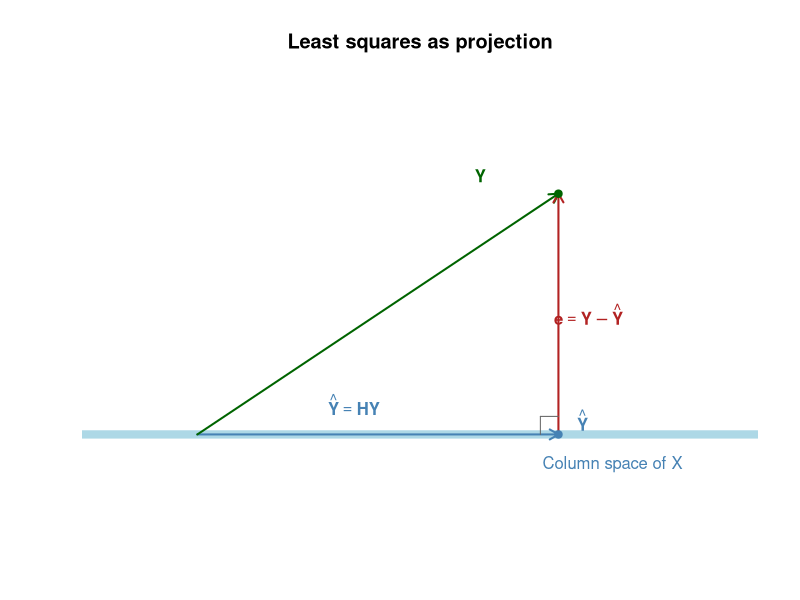

Reproduce this figure in R.
## ---- chunk 1
trees_matrix_fit <- lm(Volume ~ Girth + Height, data = trees)

Y_trees <- as.matrix(trees["Volume"])
X_trees <- model.matrix(trees_matrix_fit)
b_trees <- as.matrix(coef(trees_matrix_fit))

matrix_dimensions <- tibble::tibble(
  object = c("Y_trees", "X_trees", "b_trees"),
  role = c("response vector", "design matrix", "estimated coefficient vector"),
  dimension = c(
    paste(dim(Y_trees), collapse = " x "),
    paste(dim(X_trees), collapse = " x "),
    paste(dim(b_trees), collapse = " x ")
  )
)

knitr::kable(matrix_dimensions)
## ---- chunk 2
head(X_trees) |>
  knitr::kable(digits = 3)
## ---- chunk 3
fitted_by_matrix <- X_trees %*% b_trees

fitted_mean_compare <- tibble::tibble(
  observation = 1:6,
  matrix_fitted = as.numeric(fitted_by_matrix[1:6, 1]),
  lm_fitted = as.numeric(fitted(trees_matrix_fit)[1:6]),
  observed_volume = trees$Volume[1:6]
)

knitr::kable(fitted_mean_compare, digits = 4)
## ---- chunk 4
b_by_matrix <- solve(t(X_trees) %*% X_trees) %*% t(X_trees) %*% Y_trees

coefficient_comparison <- tibble::tibble(
  term = rownames(b_by_matrix),
  matrix_formula = as.numeric(b_by_matrix),
  lm_estimate = as.numeric(coef(trees_matrix_fit)),
  difference = as.numeric(b_by_matrix) - as.numeric(coef(trees_matrix_fit))
)

knitr::kable(coefficient_comparison, digits = 10)
## ---- chunk 5
trees_redundant <- transform(trees, Girth_copy = 2 * Girth)

X_singular <- model.matrix(Volume ~ Girth + Girth_copy + Height, data = trees_redundant)
XtX_singular <- t(X_singular) %*% X_singular

inverse_message <- tryCatch(
  {
    solve(XtX_singular)
    "Inverse exists"
  },
  error = function(e) "No inverse: X'X is singular"
)

singular_summary <- tibble::tibble(
  quantity = c("columns in X", "rank of X", "full column rank?", "inverse check"),
  result = c(
    as.character(ncol(X_singular)),
    as.character(qr(X_singular)$rank),
    as.character(qr(X_singular)$rank == ncol(X_singular)),
    inverse_message
  )
)

knitr::kable(singular_summary)
## ---- chunk 6
singular_fit <- lm(Volume ~ Girth + Girth_copy + Height, data = trees_redundant)

broom::tidy(singular_fit) |>
  knitr::kable(digits = 4)
## ---- chunk 7
H_trees <- X_trees %*% solve(t(X_trees) %*% X_trees) %*% t(X_trees)
fitted_by_hat <- H_trees %*% Y_trees

hat_comparison <- tibble::tibble(
  observation = 1:6,
  hat_matrix_fitted = as.numeric(fitted_by_hat[1:6, 1]),
  lm_fitted = as.numeric(fitted(trees_matrix_fit)[1:6]),
  difference = as.numeric(fitted_by_hat[1:6, 1]) - as.numeric(fitted(trees_matrix_fit)[1:6])
)

knitr::kable(hat_comparison, digits = 10)
## ---- chunk 8
#| fig-width: 6
#| fig-height: 4

plot(
  NA,
  xlim = c(-0.3, 4),
  ylim = c(-0.4, 2.8),
  xlab = "",
  ylab = "",
  axes = FALSE,
  asp = 1,
  main = "Least squares as projection"
)

abline(h = 0, col = "lightblue", lwd = 8)
text(3.45, -0.25, "Column space of X", col = "steelblue")

arrows(0, 0, 3, 0, length = 0.1, lwd = 2, col = "steelblue")
arrows(0, 0, 3, 2, length = 0.1, lwd = 2, col = "darkgreen")
arrows(3, 0, 3, 2, length = 0.1, lwd = 2, col = "firebrick")

points(c(3, 3), c(0, 2), pch = 19, col = c("steelblue", "darkgreen"))

text(3.2, 0.12, expression(hat(bold(Y))), col = "steelblue")
text(2.35, 2.15, expression(bold(Y)), col = "darkgreen")
text(3.25, 1, expression(bold(e) == bold(Y) - hat(bold(Y))), col = "firebrick")
text(1.3, 0.25, expression(hat(bold(Y)) == bold(H) * bold(Y)), col = "steelblue")

segments(2.85, 0, 2.85, 0.15, col = "gray40")
segments(2.85, 0.15, 3, 0.15, col = "gray40")
## ---- chunk 9
e_trees <- Y_trees - fitted_by_hat
orthogonality_check <- t(X_trees) %*% e_trees

orthogonality_table <- tibble::tibble(
  column_of_X = rownames(orthogonality_check),
  X_prime_e = as.numeric(orthogonality_check)
)

knitr::kable(orthogonality_table, digits = 10)
## ---- chunk 10
sse_matrix <- as.numeric(t(e_trees) %*% e_trees)
n_trees <- nrow(X_trees)
p_trees <- ncol(X_trees)
mse_matrix <- sse_matrix / (n_trees - p_trees)

mse_comparison <- tibble::tibble(
  quantity = c("SSE from e'e", "MSE from SSE / (n - p)", "MSE from lm summary"),
  value = c(
    sse_matrix,
    mse_matrix,
    summary(trees_matrix_fit)$sigma^2
  )
)

knitr::kable(mse_comparison, digits = 6)
